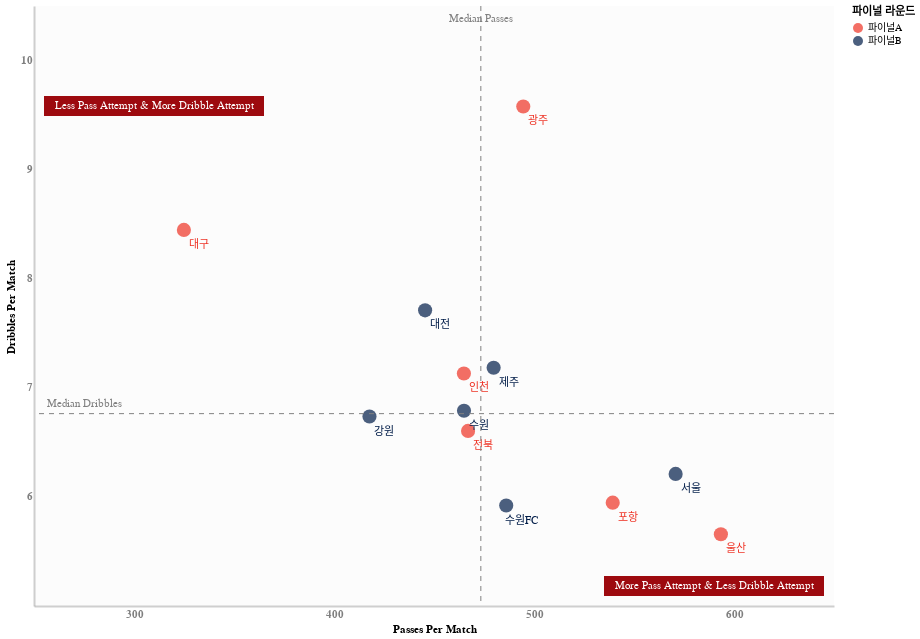

The notebook cell saved with this chart:
### Code cell
base_chart = alt.Chart(temp_df2).transform_calculate(
    avg_pass = 'datum["패스 시도"]/38',
    avg_dri = 'datum["드리블 시도"]/38'
)


tot_chart = alt.layer(
    base_chart.mark_circle(size=200).encode(
        x=alt.X('avg_pass:Q').scale(domain=[250,650], bins=[300, 400, 500, 600]).title('Passes Per Match'),
        y=alt.Y('avg_dri:Q').scale(domain=[5,10.5], bins= [6,7,8,9,10]).axis(format = '0.0f').title('Dribbles Per Match'),
        color = alt.Color('split').scale(range=['#ee3224', '#001c48']).title('파이널 라운드')
    ),
    base_chart.mark_text(
        dx = 15, 
        dy = 15
    ).encode(
        x = alt.X('avg_pass:Q'),
        y = alt.Y('avg_dri:Q'),
        text= '구단',
        color = alt.Color('split').scale(range=['#ee3224', '#001c48'])
    ),
    base_chart.encode(x='med_pass:Q').mark_rule(
        stroke='gray',
        strokeDash=[5,5]
    ).transform_aggregate(
        med_pass = 'median(avg_pass)',
        med_dri = 'median(avg_dri)'
    ),
    base_chart.encode(y = 'med_dri:Q').mark_rule(
        stroke='gray',
        strokeDash=[5,5]
    ).transform_aggregate(
        med_pass = 'median(avg_pass)',
        med_dri = 'median(avg_dri)'
    ),
    base_chart.encode(
        x = 'med_pass:Q',
        y = alt.value(5),
        text = alt.value('Median Passes')
    ).mark_text(
        color='gray',
        dy = 8
    ).transform_aggregate(
        med_pass = 'median(avg_pass)',
    ),
    base_chart.encode(
        x = alt.value(50),
        y = 'med_dri:Q',
        text = alt.value('Median Dribbles')
    ).mark_text(
        dy = -10,
        color='gray'
    ).transform_aggregate(
        med_dri = 'median(avg_dri)'    
    ),
    alt.Chart().mark_rect(color = '#9D0A0F').encode(
        x = alt.value(10),
        x2 = alt.value(230),
        y = alt.value(110),
        y2 = alt.value(90),
        # color = 'red'
    ),
    alt.Chart().mark_text(color = 'white').encode(
        x = alt.value(120),
        y = alt.value(100),
        text = alt.value('Less Pass Attempt & More Dribble Attempt'),
    ),
    alt.Chart().mark_rect(color = '#9D0A0F').encode(
        x = alt.value(570),
        x2 = alt.value(790),
        y = alt.value(590),
        y2 = alt.value(570),
        # color = 'red'
    ),
    alt.Chart().mark_text(color = 'white').encode(
        x = alt.value(680),
        y = alt.value(580),
        text = alt.value('More Pass Attempt & Less Dribble Attempt'),
    )
)

tot_chart.properties(
    height = 600,
    width = 800,
    # title = alt.Title(text = 'Team Style Comparison', subtitle='2023 K League1')
).configure_axis(
    grid=False,
    ticks = False,
    domainWidth= 2,
    domainOpacity=0.4,
    labelFontSize=11,
    labelFont='Helvetica',
    labelFontStyle= 'bold',
    labelColor='gray'
).configure_view(
    stroke = None,
    fill = '#F6F6F6',
    opacity=0.3
)

### Figure 1 — Vega-Lite specification as saved in the notebook (floating-point values rounded to 4 significant figures)
{"config": {"view": {"continuousWidth": 300, "continuousHeight": 300, "fill": "#F6F6F6", "opacity": 0.3, "stroke": null}, "axis": {"domainOpacity": 0.4, "domainWidth": 2, "grid": false, "labelColor": "gray", "labelFont": "Helvetica", "labelFontSize": 11, "labelFontStyle": "bold", "ticks": false}}, "layer": [{"data": {"name": "data-73a31a3d14833b4515fe1cd16bdde821"}, "mark": {"type": "circle", "size": 200}, "encoding": {"color": {"field": "split", "scale": {"range": ["#ee3224", "#001c48"]}, "title": "파이널 라운드", "type": "nominal"}, "x": {"field": "avg_pass", "scale": {"domain": [250, 650], "bins": [300, 400, 500, 600]}, "title": "Passes Per Match", "type": "quantitative"}, "y": {"axis": {"format": "0.0f"}, "field": "avg_dri", "scale": {"domain": [5, 10.5], "bins": [6, 7, 8, 9, 10]}, "title": "Dribbles Per Match", "type": "quantitative"}}, "transform": [{"calculate": "datum[\"패스 시도\"]/38", "as": "avg_pass"}, {"calculate": "datum[\"드리블 시도\"]/38", "as": "avg_dri"}]}, {"data": {"name": "data-73a31a3d14833b4515fe1cd16bdde821"}, "mark": {"type": "text", "dx": 15, "dy": 15}, "encoding": {"color": {"field": "split", "scale": {"range": ["#ee3224", "#001c48"]}, "type": "nominal"}, "text": {"field": "구단", "type": "nominal"}, "x": {"field": "avg_pass", "type": "quantitative"}, "y": {"field": "avg_dri", "type": "quantitative"}}, "transform": [{"calculate": "datum[\"패스 시도\"]/38", "as": "avg_pass"}, {"calculate": "datum[\"드리블 시도\"]/38", "as": "avg_dri"}]}, {"data": {"name": "data-73a31a3d14833b4515fe1cd16bdde821"}, "mark": {"type": "rule", "stroke": "gray", "strokeDash": [5, 5]}, "encoding": {"x": {"field": "med_pass", "type": "quantitative"}}, "transform": [{"calculate": "datum[\"패스 시도\"]/38", "as": "avg_pass"}, {"calculate": "datum[\"드리블 시도\"]/38", "as": "avg_dri"}, {"aggregate": [{"op": "median", "field": "avg_pass", "as": "med_pass"}, {"op": "median", "field": "avg_dri", "as": "med_dri"}]}]}, {"data": {"name": "data-73a31a3d14833b4515fe1cd16bdde821"}, "mark": {"type": "rule", "stroke": "gray", "strokeDash": [5, 5]}, "encoding": {"y": {"field": "med_dri", "type": "quantitative"}}, "transform": [{"calculate": "datum[\"패스 시도\"]/38", "as": "avg_pass"}, {"calculate": "datum[\"드리블 시도\"]/38", "as": "avg_dri"}, {"aggregate": [{"op": "median", "field": "avg_pass", "as": "med_pass"}, {"op": "median", "field": "avg_dri", "as": "med_dri"}]}]}, {"data": {"name": "data-73a31a3d14833b4515fe1cd16bdde821"}, "mark": {"type": "text", "color": "gray", "dy": 8}, "encoding": {"text": {"value": "Median Passes"}, "x": {"field": "med_pass", "type": "quantitative"}, "y": {"value": 5}}, "transform": [{"calculate": "datum[\"패스 시도\"]/38", "as": "avg_pass"}, {"calculate": "datum[\"드리블 시도\"]/38", "as": "avg_dri"}, {"aggregate": [{"op": "median", "field": "avg_pass", "as": "med_pass"}]}]}, {"data": {"name": "data-73a31a3d14833b4515fe1cd16bdde821"}, "mark": {"type": "text", "color": "gray", "dy": -10}, "encoding": {"text": {"value": "Median Dribbles"}, "x": {"value": 50}, "y": {"field": "med_dri", "type": "quantitative"}}, "transform": [{"calculate": "datum[\"패스 시도\"]/38", "as": "avg_pass"}, {"calculate": "datum[\"드리블 시도\"]/38", "as": "avg_dri"}, {"aggregate": [{"op": "median", "field": "avg_dri", "as": "med_dri"}]}]}, {"data": {"name": "empty"}, "mark": {"type": "rect", "color": "#9D0A0F"}, "encoding": {"x": {"value": 10}, "x2": {"value": 230}, "y": {"value": 110}, "y2": {"value": 90}}}, {"data": {"name": "empty"}, "mark": {"type": "text", "color": "white"}, "encoding": {"text": {"value": "Less Pass Attempt & More Dribble Attempt"}, "x": {"value": 120}, "y": {"value": 100}}}, {"data": {"name": "empty"}, "mark": {"type": "rect", "color": "#9D0A0F"}, "encoding": {"x": {"value": 570}, "x2": {"value": 790}, "y": {"value": 590}, "y2": {"value": 570}}}, {"data": {"name": "empty"}, "mark": {"type": "text", "color": "white"}, "encoding": {"text": {"value": "More Pass Attempt & Less Dribble Attempt"}, "x": {"value": 680}, "y": {"value": 580}}}], "height": 600, "width": 800, "$schema": "https://vega.github.io/schema/vega-lite/v5.8.0.json", "datasets": {"data-73a31a3d14833b4515fe1cd16bdde821": [{"년도": 2023, "구단": "울산", "득점": 63, "도움": 40, "슈팅": 466, "유효 슈팅": 197, "블락된슈팅": 67, "벗어난슈팅": 202, "PA내 슈팅": 301, "PA외 슈팅": 165, "프리킥 슈팅": 8, "프리킥 유효슈팅": 5, "프리킥 크로스 시도": 45, "프리킥 크로스 성공": 12, "프리킥 크로스 성공%": 641.7, "오프사이드": 70, "코너킥": 217, "스로인": 742, "드리블 시도": 215, "드리블 성공": 74, "드리블 성공%": 34.4, "패스 시도": 22551, "패스 성공": 19800, "패스 성공%": 87.8, "키패스": 283, "전방패스 시도": 8589, "전방패스 성공": 6459, "전방패스 성공%": 75.2, "후방패스 시도": 5314, "후방패스 성공": 5150, "후방패스 성공%": 96.9, "횡패스 시도": 8648, "횡패스 성공": 8191, "횡패스 성공%": 94.7, "공격진영 패스 시도": 5088, "공격진영 패스 성공": 4290, "공격진영 패스 성공%": 84.3, "수비진영 패스 시도": 4899, "수비진영 패스 성공": 4216, "수비진영 패스 성공%": 86.1, "중앙진영 패스 시도": 12564, "중앙진영 패스 성공": 11294, "중앙진영 패스 성공%": 89.9, "롱패스 시도": 2110, "롱패스 성공": 1334, "롱패스 성공%": 63.2, "중거리패스 시도": 7766, "중거리패스 성공": 7054, "중거리패스 성공%": 90.8, "단거리패스 시도": 12675, "단거리패스 성공": 11412, "단거리패스 성공%": 90.0, "크로스 시도": 867, "크로스 성공": 189, "크로스 성공%": 21.8, "탈압박": 122, "경합 지상 시도": 501, "경합 지상 성공": 254, "경합 지상 성공%": 50.7, "경합 공중 시도": 1583, "경합 공중 성공": 804, "경합 공중 성공%": 50.8, "태클 시도": 861, "태클 성공": 281, "태클 성공%": 32.6, "클리어링": 1166, "인터셉트": 1177, "차단": 659, "획득": 2123, "블락": 646, "볼미스": 246, "파울": 374, "피파울": 377, "경고": 74, "퇴장": 0, "split": "파이널A"}, {"년도": 2023, "구단": "수원", "득점": 35, "도움": 22, "슈팅": 410, "유효 슈팅": 130, "블락된슈팅": 99, "벗어난슈팅": 181, "PA내 슈팅": 239, "PA외 슈팅": 171, "프리킥 슈팅": 18, "프리킥 유효슈팅": 10, "프리킥 크로스 시도": 45, "프리킥 크로스 성공": 16, "프리킥 크로스 성공%": 831.7, "오프사이드": 47, "코너킥": 143, "스로인": 780, "드리블 시도": 258, "드리블 성공": 98, "드리블 성공%": 38.0, "패스 시도": 17670, "패스 성공": 14697, "패스 성공%": 83.2, "키패스": 229, "전방패스 시도": 7372, "전방패스 성공": 5010, "전방패스 성공%": 68.0, "후방패스 시도": 3756, "후방패스 성공": 3615, "후방패스 성공%": 96.2, "횡패스 시도": 6542, "횡패스 성공": 6072, "횡패스 성공%": 92.8, "공격진영 패스 시도": 2836, "공격진영 패스 성공": 2194, "공격진영 패스 성공%": 77.4, "수비진영 패스 시도": 4887, "수비진영 패스 성공": 3963, "수비진영 패스 성공%": 81.1, "중앙진영 패스 시도": 9947, "중앙진영 패스 성공": 8540, "중앙진영 패스 성공%": 85.9, "롱패스 시도": 2161, "롱패스 성공": 1163, "롱패스 성공%": 53.8, "중거리패스 시도": 5944, "중거리패스 성공": 5216, "중거리패스 성공%": 87.8, "단거리패스 시도": 9565, "단거리패스 성공": 8318, "단거리패스 성공%": 87.0, "크로스 시도": 665, "크로스 성공": 133, "크로스 성공%": 20.0, "탈압박": 109, "경합 지상 시도": 506, "경합 지상 성공": 263, "경합 지상 성공%": 52.0, "경합 공중 시도": 1873, "경합 공중 성공": 911, "경합 공중 성공%": 48.6, "태클 시도": 867, "태클 성공": 278, "태클 성공%": 32.1, "클리어링": 1475, "인터셉트": 1097, "차단": 696, "획득": 2119, "블락": 651, "볼미스": 271, "파울": 398, "피파울": 420, "경고": 76, "퇴장": 2, "split": "파이널B"}, {"년도": 2023, "구단": "포항", "득점": 53, "도움": 36, "슈팅": 460, "유효 슈팅": 173, "블락된슈팅": 102, "벗어난슈팅": 185, "PA내 슈팅": 258, "PA외 슈팅": 202, "프리킥 슈팅": 9, "프리킥 유효슈팅": 2, "프리킥 크로스 시도": 64, "프리킥 크로스 성공": 21, "프리킥 크로스 성공%": 925.0, "오프사이드": 52, "코너킥": 142, "스로인": 767, "드리블 시도": 226, "드리블 성공": 77, "드리블 성공%": 34.1, "패스 시도": 20496, "패스 성공": 17648, "패스 성공%": 86.1, "키패스": 285, "전방패스 시도": 7923, "전방패스 성공": 5638, "전방패스 성공%": 71.2, "후방패스 시도": 4505, "후방패스 성공": 4377, "후방패스 성공%": 97.2, "횡패스 시도": 8068, "횡패스 성공": 7633, "횡패스 성공%": 94.6, "공격진영 패스 시도": 3242, "공격진영 패스 성공": 2601, "공격진영 패스 성공%": 80.2, "수비진영 패스 시도": 5475, "수비진영 패스 성공": 4582, "수비진영 패스 성공%": 83.7, "중앙진영 패스 시도": 11779, "중앙진영 패스 성공": 10465, "중앙진영 패스 성공%": 88.8, "롱패스 시도": 2437, "롱패스 성공": 1531, "롱패스 성공%": 62.8, "중거리패스 시도": 7743, "중거리패스 성공": 6980, "중거리패스 성공%": 90.1, "단거리패스 시도": 10316, "단거리패스 성공": 9137, "단거리패스 성공%": 88.6, "크로스 시도": 807, "크로스 성공": 197, "크로스 성공%": 24.4, "탈압박": 91, "경합 지상 시도": 549, "경합 지상 성공": 284, "경합 지상 성공%": 51.7, "경합 공중 시도": 1532, "경합 공중 성공": 764, "경합 공중 성공%": 49.9, "태클 시도": 870, "태클 성공": 278, "태클 성공%": 32.0, "클리어링": 1217, "인터셉트": 1222, "차단": 720, "획득": 2064, "블락": 737, "볼미스": 260, "파울": 387, "피파울": 430, "경고": 61, "퇴장": 3, "split": "파이널A"}, {"년도": 2023, "구단": "제주", "득점": 43, "도움": 23, "슈팅": 442, "유효 슈팅": 172, "블락된슈팅": 82, "벗어난슈팅": 188, "PA내 슈팅": 274, "PA외 슈팅": 168, "프리킥 슈팅": 17, "프리킥 유효슈팅": 2, "프리킥 크로스 시도": 69, "프리킥 크로스 성공": 24, "프리킥 크로스 성공%": 1100.0, "오프사이드": 76, "코너킥": 187, "스로인": 774, "드리블 시도": 273, "드리블 성공": 98, "드리블 성공%": 35.9, "패스 시도": 18233, "패스 성공": 15316, "패스 성공%": 84.0, "키패스": 243, "전방패스 시도": 7454, "전방패스 성공": 5112, "전방패스 성공%": 68.6, "후방패스 시도": 4022, "후방패스 성공": 3885, "후방패스 성공%": 96.6, "횡패스 시도": 6757, "횡패스 성공": 6319, "횡패스 성공%": 93.5, "공격진영 패스 시도": 3324, "공격진영 패스 성공": 2651, "공격진영 패스 성공%": 79.8, "수비진영 패스 시도": 4341, "수비진영 패스 성공": 3521, "수비진영 패스 성공%": 81.1, "중앙진영 패스 시도": 10568, "중앙진영 패스 성공": 9144, "중앙진영 패스 성공%": 86.5, "롱패스 시도": 2284, "롱패스 성공": 1288, "롱패스 성공%": 56.4, "중거리패스 시도": 6019, "중거리패스 성공": 5285, "중거리패스 성공%": 87.8, "단거리패스 시도": 9930, "단거리패스 성공": 8743, "단거리패스 성공%": 88.0, "크로스 시도": 857, "크로스 성공": 202, "크로스 성공%": 23.6, "탈압박": 148, "경합 지상 시도": 444, "경합 지상 성공": 213, "경합 지상 성공%": 48.0, "경합 공중 시도": 1742, "경합 공중 성공": 917, "경합 공중 성공%": 52.6, "태클 시도": 840, "태클 성공": 301, "태클 성공%": 35.8, "클리어링": 1309, "인터셉트": 1258, "차단": 654, "획득": 2152, "블락": 628, "볼미스": 289, "파울": 393, "피파울": 424, "경고": 73, "퇴장": 0, "split": "파이널B"}, {"년도": 2023, "구단": "전북", "득점": 45, "도움": 24, "슈팅": 449, "유효 슈팅": 153, "블락된슈팅": 89, "벗어난슈팅": 207, "PA내 슈팅": 278, "PA외 슈팅": 171, "프리킥 슈팅": 11, "프리킥 유효슈팅": 6, "프리킥 크로스 시도": 51, "프리킥 크로스 성공": 12, "프리킥 크로스 성공%": 683.3, "오프사이드": 52, "코너킥": 166, "스로인": 798, "드리블 시도": 251, "드리블 성공": 91, "드리블 성공%": 36.3, "패스 시도": 17747, "패스 성공": 14832, "패스 성공%": 83.6, "키패스": 261, "전방패스 시도": 7632, "전방패스 성공": 5321, "전방패스 성공%": 69.7, "후방패스 시도": 3563, "후방패스 성공": 3440, "후방패스 성공%": 96.5, "횡패스 시도": 6552, "횡패스 성공": 6071, "횡패스 성공%": 92.7, "공격진영 패스 시도": 3355, "공격진영 패스 성공": 2590, "공격진영 패스 성공%": 77.2, "수비진영 패스 시도": 4388, "수비진영 패스 성공": 3631, "수비진영 패스 성공%": 82.7, "중앙진영 패스 시도": 10004, "중앙진영 패스 성공": 8611, "중앙진영 패스 성공%": 86.1, "롱패스 시도": 2015, "롱패스 성공": 1111, "롱패스 성공%": 55.1, "중거리패스 시도": 6328, "중거리패스 성공": 5524, "중거리패스 성공%": 87.3, "단거리패스 시도": 9404, "단거리패스 성공": 8197, "단거리패스 성공%": 87.2, "크로스 시도": 791, "크로스 성공": 187, "크로스 성공%": 23.6, "탈압박": 102, "경합 지상 시도": 556, "경합 지상 성공": 279, "경합 지상 성공%": 50.2, "경합 공중 시도": 1952, "경합 공중 성공": 1021, "경합 공중 성공%": 52.3, "태클 시도": 864, "태클 성공": 281, "태클 성공%": 32.5, "클리어링": 1484, "인터셉트": 1135, "차단": 640, "획득": 2159, "블락": 719, "볼미스": 271, "파울": 451, "피파울": 355, "경고": 68, "퇴장": 1, "split": "파이널A"}, {"년도": 2023, "구단": "서울", "득점": 63, "도움": 28, "슈팅": 491, "유효 슈팅": 176, "블락된슈팅": 94, "벗어난슈팅": 221, "PA내 슈팅": 275, "PA외 슈팅": 216, "프리킥 슈팅": 13, "프리킥 유효슈팅": 9, "프리킥 크로스 시도": 59, "프리킥 크로스 성공": 21, "프리킥 크로스 성공%": 1292.0, "오프사이드": 51, "코너킥": 182, "스로인": 869, "드리블 시도": 236, "드리블 성공": 87, "드리블 성공%": 36.9, "패스 시도": 21691, "패스 성공": 18975, "패스 성공%": 87.5, "키패스": 288, "전방패스 시도": 8654, "전방패스 성공": 6522, "전방패스 성공%": 75.4, "후방패스 시도": 5016, "후방패스 성공": 4869, "후방패스 성공%": 97.1, "횡패스 시도": 8021, "횡패스 성공": 7584, "횡패스 성공%": 94.6, "공격진영 패스 시도": 3828, "공격진영 패스 성공": 3164, "공격진영 패스 성공%": 82.7, "수비진영 패스 시도": 5651, "수비진영 패스 성공": 4847, "수비진영 패스 성공%": 85.8, "중앙진영 패스 시도": 12212, "중앙진영 패스 성공": 10964, "중앙진영 패스 성공%": 89.8, "롱패스 시도": 2024, "롱패스 성공": 1215, "롱패스 성공%": 60.0, "중거리패스 시도": 8238, "중거리패스 성공": 7492, "중거리패스 성공%": 90.9, "단거리패스 시도": 11429, "단거리패스 성공": 10268, "단거리패스 성공%": 89.8, "크로스 시도": 908, "크로스 성공": 214, "크로스 성공%": 23.6, "탈압박": 90, "경합 지상 시도": 464, "경합 지상 성공": 266, "경합 지상 성공%": 57.3, "경합 공중 시도": 1573, "경합 공중 성공": 776, "경합 공중 성공%": 49.3, "태클 시도": 761, "태클 성공": 252, "태클 성공%": 33.1, "클리어링": 1318, "인터셉트": 1099, "차단": 673, "획득": 2053, "블락": 769, "볼미스": 250, "파울": 368, "피파울": 344, "경고": 66, "퇴장": 1, "split": "파이널B"}, {"년도": 2023, "구단": "대전", "득점": 56, "도움": 41, "슈팅": 392, "유효 슈팅": 146, "블락된슈팅": 84, "벗어난슈팅": 162, "PA내 슈팅": 217, "PA외 슈팅": 175, "프리킥 슈팅": 15, "프리킥 유효슈팅": 2, "프리킥 크로스 시도": 67, "프리킥 크로스 성공": 21, "프리킥 크로스 성공%": 1019.0, "오프사이드": 48, "코너킥": 161, "스로인": 786, "드리블 시도": 293, "드리블 성공": 100, "드리블 성공%": 34.1, "패스 시도": 16931, "패스 성공": 13741, "패스 성공%": 81.2, "키패스": 240, "전방패스 시도": 7428, "전방패스 성공": 4804, "전방패스 성공%": 64.7, "후방패스 시도": 3753, "후방패스 성공": 3612, "후방패스 성공%": 96.2, "횡패스 시도": 5750, "횡패스 성공": 5325, "횡패스 성공%": 92.6, "공격진영 패스 시도": 3221, "공격진영 패스 성공": 2552, "공격진영 패스 성공%": 79.2, "수비진영 패스 시도": 4188, "수비진영 패스 성공": 3146, "수비진영 패스 성공%": 75.1, "중앙진영 패스 시도": 9522, "중앙진영 패스 성공": 8043, "중앙진영 패스 성공%": 84.5, "롱패스 시도": 2397, "롱패스 성공": 1212, "롱패스 성공%": 50.6, "중거리패스 시도": 5540, "중거리패스 성공": 4794, "중거리패스 성공%": 86.5, "단거리패스 시도": 8994, "단거리패스 성공": 7735, "단거리패스 성공%": 86.0, "크로스 시도": 811, "크로스 성공": 175, "크로스 성공%": 21.6, "탈압박": 97, "경합 지상 시도": 465, "경합 지상 성공": 209, "경합 지상 성공%": 44.9, "경합 공중 시도": 2047, "경합 공중 성공": 1014, "경합 공중 성공%": 49.5, "태클 시도": 960, "태클 성공": 331, "태클 성공%": 34.5, "클리어링": 1521, "인터셉트": 1246, "차단": 719, "획득": 2302, "블락": 736, "볼미스": 286, "파울": 443, "피파울": 387, "경고": 73, "퇴장": 1, "split": "파이널B"}, {"년도": 2023, "구단": "대구", "득점": 42, "도움": 30, "슈팅": 424, "유효 슈팅": 147, "블락된슈팅": 92, "벗어난슈팅": 185, "PA내 슈팅": 260, "PA외 슈팅": 164, "프리킥 슈팅": 13, "프리킥 유효슈팅": 3, "프리킥 크로스 시도": 64, "프리킥 크로스 성공": 18, "프리킥 크로스 성공%": 686.7, "오프사이드": 48, "코너킥": 153, "스로인": 731, "드리블 시도": 321, "드리블 성공": 92, "드리블 성공%": 28.7, "패스 시도": 12348, "패스 성공": 9665, "패스 성공%": 78.3, "키패스": 269, "전방패스 시도": 6162, "전방패스 성공": 3968, "전방패스 성공%": 64.4, "후방패스 시도": 2259, "후방패스 성공": 2157, "후방패스 성공%": 95.5, "횡패스 시도": 3927, "횡패스 성공": 3540, "횡패스 성공%": 90.1, "공격진영 패스 시도": 2282, "공격진영 패스 성공": 1803, "공격진영 패스 성공%": 79.0, "수비진영 패스 시도": 3735, "수비진영 패스 성공": 2712, "수비진영 패스 성공%": 72.6, "중앙진영 패스 시도": 6331, "중앙진영 패스 성공": 5150, "중앙진영 패스 성공%": 81.3, "롱패스 시도": 1953, "롱패스 성공": 1037, "롱패스 성공%": 53.1, "중거리패스 시도": 3979, "중거리패스 성공": 3314, "중거리패스 성공%": 83.3, "단거리패스 시도": 6416, "단거리패스 성공": 5314, "단거리패스 성공%": 82.8, "크로스 시도": 708, "크로스 성공": 182, "크로스 성공%": 25.7, "탈압박": 72, "경합 지상 시도": 578, "경합 지상 성공": 286, "경합 지상 성공%": 49.5, "경합 공중 시도": 1759, "경합 공중 성공": 894, "경합 공중 성공%": 50.8, "태클 시도": 990, "태클 성공": 307, "태클 성공%": 31.0, "클리어링": 1429, "인터셉트": 1057, "차단": 715, "획득": 2030, "블락": 754, "볼미스": 264, "파울": 444, "피파울": 397, "경고": 81, "퇴장": 2, "split": "파이널A"}, {"년도": 2023, "구단": "인천", "득점": 46, "도움": 34, "슈팅": 425, "유효 슈팅": 146, "블락된슈팅": 79, "벗어난슈팅": 200, "PA내 슈팅": 250, "PA외 슈팅": 175, "프리킥 슈팅": 12, "프리킥 유효슈팅": 2, "프리킥 크로스 시도": 39, "프리킥 크로스 성공": 5, "프리킥 크로스 성공%": 300.0, "오프사이드": 46, "코너킥": 192, "스로인": 784, "드리블 시도": 271, "드리블 성공": 103, "드리블 성공%": 38.0, "패스 시도": 17668, "패스 성공": 14615, "패스 성공%": 82.7, "키패스": 244, "전방패스 시도": 7495, "전방패스 성공": 5015, "전방패스 성공%": 66.9, "후방패스 시도": 3988, "후방패스 성공": 3843, "후방패스 성공%": 96.4, "횡패스 시도": 6185, "횡패스 성공": 5757, "횡패스 성공%": 93.1, "공격진영 패스 시도": 3125, "공격진영 패스 성공": 2554, "공격진영 패스 성공%": 81.7, "수비진영 패스 시도": 4753, "수비진영 패스 성공": 3663, "수비진영 패스 성공%": 77.1, "중앙진영 패스 시도": 9790, "중앙진영 패스 성공": 8398, "중앙진영 패스 성공%": 85.8, "롱패스 시도": 2191, "롱패스 성공": 1087, "롱패스 성공%": 49.6, "중거리패스 시도": 5801, "중거리패스 성공": 5050, "중거리패스 성공%": 87.1, "단거리패스 시도": 9676, "단거리패스 성공": 8478, "단거리패스 성공%": 87.6, "크로스 시도": 717, "크로스 성공": 154, "크로스 성공%": 21.5, "탈압박": 113, "경합 지상 시도": 524, "경합 지상 성공": 271, "경합 지상 성공%": 51.7, "경합 공중 시도": 1669, "경합 공중 성공": 849, "경합 공중 성공%": 50.9, "태클 시도": 789, "태클 성공": 269, "태클 성공%": 34.1, "클리어링": 1455, "인터셉트": 1225, "차단": 699, "획득": 2199, "블락": 748, "볼미스": 299, "파울": 393, "피파울": 345, "경고": 66, "퇴장": 2, "split": "파이널A"}, {"년도": 2023, "구단": "강원", "득점": 30, "도움": 17, "슈팅": 383, "유효 슈팅": 113, "블락된슈팅": 77, "벗어난슈팅": 193, "PA내 슈팅": 219, "PA외 슈팅": 164, "프리킥 슈팅": 13, "프리킥 유효슈팅": 3, "프리킥 크로스 시도": 54, "프리킥 크로스 성공": 10, "프리킥 크로스 성공%": 608.3, "오프사이드": 47, "코너킥": 165, "스로인": 775, "드리블 시도": 256, "드리블 성공": 81, "드리블 성공%": 31.6, "패스 시도": 15874, "패스 성공": 12758, "패스 성공%": 80.4, "키패스": 218, "전방패스 시도": 7199, "전방패스 성공": 4667, "전방패스 성공%": 64.8, "후방패스 시도": 3347, "후방패스 성공": 3202, "후방패스 성공%": 95.7, "횡패스 시도": 5328, "횡패스 성공": 4889, "횡패스 성공%": 91.8, "공격진영 패스 시도": 2775, "공격진영 패스 성공": 2140, "공격진영 패스 성공%": 77.1, "수비진영 패스 시도": 4315, "수비진영 패스 성공": 3202, "수비진영 패스 성공%": 74.2, "중앙진영 패스 시도": 8784, "중앙진영 패스 성공": 7416, "중앙진영 패스 성공%": 84.4, "롱패스 시도": 2232, "롱패스 성공": 1117, "롱패스 성공%": 50.0, "중거리패스 시도": 5814, "중거리패스 성공": 4998, "중거리패스 성공%": 86.0, "단거리패스 시도": 7828, "단거리패스 성공": 6643, "단거리패스 성공%": 84.9, "크로스 시도": 778, "크로스 성공": 159, "크로스 성공%": 20.4, "탈압박": 63, "경합 지상 시도": 478, "경합 지상 성공": 229, "경합 지상 성공%": 47.9, "경합 공중 시도": 1986, "경합 공중 성공": 915, "경합 공중 성공%": 46.1, "태클 시도": 968, "태클 성공": 290, "태클 성공%": 30.0, "클리어링": 1608, "인터셉트": 1137, "차단": 784, "획득": 2243, "블락": 797, "볼미스": 261, "파울": 432, "피파울": 380, "경고": 60, "퇴장": 0, "split": "파이널B"}, {"년도": 2023, "구단": "광주", "득점": 47, "도움": 32, "슈팅": 465, "유효 슈팅": 172, "블락된슈팅": 96, "벗어난슈팅": 197, "PA내 슈팅": 230, "PA외 슈팅": 235, "프리킥 슈팅": 19, "프리킥 유효슈팅": 8, "프리킥 크로스 시도": 53, "프리킥 크로스 성공": 16, "프리킥 크로스 성공%": 925.0, "오프사이드": 40, "코너킥": 181, "스로인": 712, "드리블 시도": 364, "드리블 성공": 130, "드리블 성공%": 35.7, "패스 시도": 18796, "패스 성공": 16482, "패스 성공%": 87.7, "키패스": 241, "전방패스 시도": 7216, "전방패스 성공": 5473, "전방패스 성공%": 75.8, "후방패스 시도": 4157, "후방패스 성공": 4007, "후방패스 성공%": 96.4, "횡패스 시도": 7423, "횡패스 성공": 7002, "횡패스 성공%": 94.3, "공격진영 패스 시도": 3726, "공격진영 패스 성공": 3119, "공격진영 패스 성공%": 83.7, "수비진영 패스 시도": 4489, "수비진영 패스 성공": 3815, "수비진영 패스 성공%": 85.0, "중앙진영 패스 시도": 10581, "중앙진영 패스 성공": 9548, "중앙진영 패스 성공%": 90.2, "롱패스 시도": 1794, "롱패스 성공": 1155, "롱패스 성공%": 64.4, "중거리패스 시도": 7051, "중거리패스 성공": 6428, "중거리패스 성공%": 91.2, "단거리패스 시도": 9951, "단거리패스 성공": 8899, "단거리패스 성공%": 89.4, "크로스 시도": 733, "크로스 성공": 160, "크로스 성공%": 21.8, "탈압박": 123, "경합 지상 시도": 460, "경합 지상 성공": 229, "경합 지상 성공%": 49.8, "경합 공중 시도": 1466, "경합 공중 성공": 699, "경합 공중 성공%": 47.7, "태클 시도": 863, "태클 성공": 270, "태클 성공%": 31.3, "클리어링": 1243, "인터셉트": 1097, "차단": 612, "획득": 1917, "블락": 721, "볼미스": 281, "파울": 423, "피파울": 446, "경고": 80, "퇴장": 0, "split": "파이널A"}, {"년도": 2023, "구단": "수원FC", "득점": 44, "도움": 32, "슈팅": 460, "유효 슈팅": 151, "블락된슈팅": 94, "벗어난슈팅": 215, "PA내 슈팅": 243, "PA외 슈팅": 217, "프리킥 슈팅": 13, "프리킥 유효슈팅": 4, "프리킥 크로스 시도": 54, "프리킥 크로스 성공": 14, "프리킥 크로스 성공%": 573.3, "오프사이드": 41, "코너킥": 136, "스로인": 649, "드리블 시도": 225, "드리블 성공": 78, "드리블 성공%": 34.7, "패스 시도": 18472, "패스 성공": 15617, "패스 성공%": 84.5, "키패스": 289, "전방패스 시도": 7856, "전방패스 성공": 5577, "전방패스 성공%": 71.0, "후방패스 시도": 4078, "후방패스 성공": 3928, "후방패스 성공%": 96.3, "횡패스 시도": 6538, "횡패스 성공": 6112, "횡패스 성공%": 93.5, "공격진영 패스 시도": 3038, "공격진영 패스 성공": 2423, "공격진영 패스 성공%": 79.8, "수비진영 패스 시도": 5207, "수비진영 패스 성공": 4223, "수비진영 패스 성공%": 81.1, "중앙진영 패스 시도": 10227, "중앙진영 패스 성공": 8971, "중앙진영 패스 성공%": 87.7, "롱패스 시도": 2592, "롱패스 성공": 1562, "롱패스 성공%": 60.3, "중거리패스 시도": 6690, "중거리패스 성공": 5964, "중거리패스 성공%": 89.1, "단거리패스 시도": 9190, "단거리패스 성공": 8091, "단거리패스 성공%": 88.0, "크로스 시도": 750, "크로스 성공": 202, "크로스 성공%": 26.9, "탈압박": 89, "경합 지상 시도": 463, "경합 지상 성공": 211, "경합 지상 성공%": 45.6, "경합 공중 시도": 1778, "경합 공중 성공": 916, "경합 공중 성공%": 51.5, "태클 시도": 929, "태클 성공": 264, "태클 성공%": 28.4, "클리어링": 1344, "인터셉트": 1158, "차단": 675, "획득": 2059, "블락": 661, "볼미스": 264, "파울": 386, "피파울": 401, "경고": 63, "퇴장": 3, "split": "파이널B"}], "empty": [{}]}}
